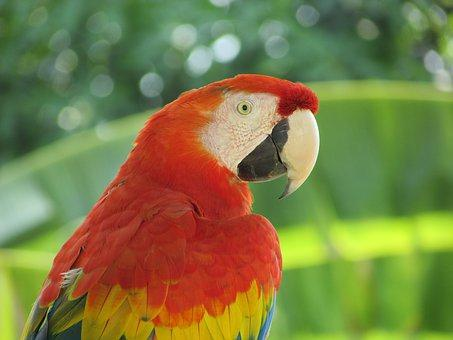
#> input picture lab5/images used/parrot.png, 453 x 340 px, found by its file name
$ jupyter execute lab5_IP_2240002025.ipynb   (older library calls are emulated)
#> lines starting #> are read from the running program, lines starting #| are printed output that depends on the picture
[cell 1]
import cv2
import numpy as np
import matplotlib.pyplot as plt
# Read the image
image = cv2.imread('parrot.png')
#> image is the input picture: shape (340, 453, 3); mean B, G, R 68.5, 124.4, 125.4
image = cv2.cvtColor(image, cv2.COLOR_BGR2RGB) # Convert from BGR to RGB
# Gaussian sigma
sigma=2
#parameter
amount=1.5
# Convert image to float32 for processing
image_float = image.astype(np.float32) / 255.0
# Apply Gaussian blur
blurred = cv2.GaussianBlur(image_float, (0, 0), sigmaX=sigma,
sigmaY=sigma)
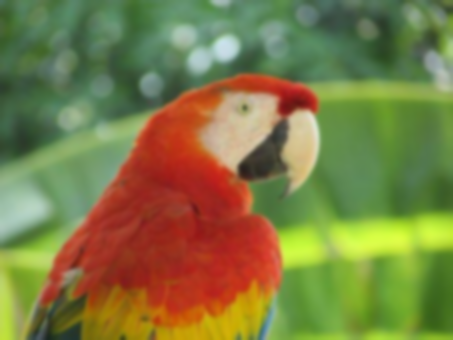
#> blurred: shape (340, 453, 3) float32; mean R, G, B 0.492, 0.488, 0.268
# Perform Unsharp Masking
sharpened = np.clip(image_float + amount * (image_float - blurred), 0, 1)
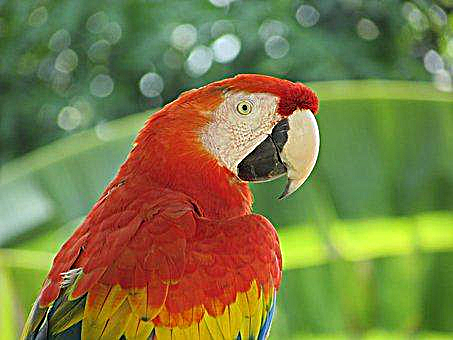
#> sharpened: shape (340, 453, 3) float32; mean R, G, B 0.491, 0.488, 0.27
# Plot original, blurred, and sharpened images
fig, ax = plt.subplots(1, 3, figsize=(15, 5))
ax[0].imshow(image)
ax[0].set_title("Original Image")
ax[0].axis("off")
ax[1].imshow(blurred)
ax[1].set_title("Blurred Image")
ax[1].axis("off")
ax[2].imshow(sharpened)
ax[2].set_title("Sharpened (Unsharp Masking)")
ax[2].axis("off")
plt.show()
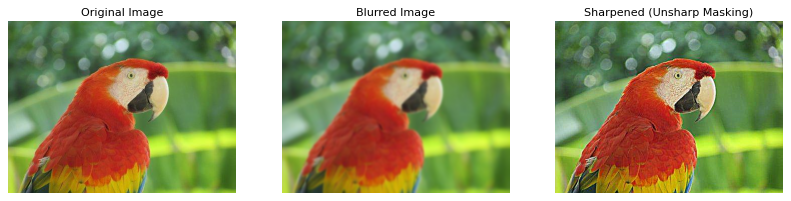
#> figure drawn by matplotlib, 3 panels

Task 1

[cell 2]
image = cv2.imread('monkey.png')
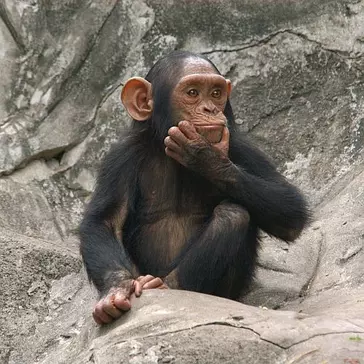
#> input picture lab5/images used/monkey.png, 364 x 364 px, found by its file name
#> image is the input picture: shape (364, 364, 3); mean B, G, R 110.9, 119.8, 126.5
image = cv2.cvtColor(image, cv2.COLOR_BGR2RGB)

kernel = np.ones((7, 7), np.float32) / 49
smoothed = cv2.filter2D(image, -1, kernel)
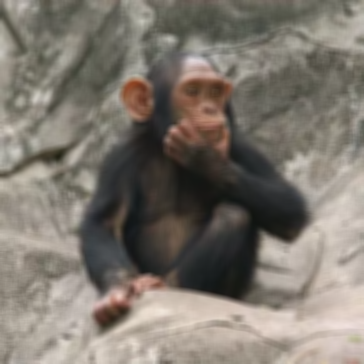
#> smoothed: shape (364, 364, 3); mean R, G, B 126.4, 119.8, 110.9

fig, ax = plt.subplots(1, 2, figsize=(10, 5))
ax[0].imshow(image)
ax[0].set_title("Original Image")
ax[0].axis("off")
ax[1].imshow(smoothed)
ax[1].set_title("Smoothed (7x7 Box Filter)")
ax[1].axis("off")
plt.show()

Task 2

[cell 3]
image = cv2.imread('monkey.png')
image = cv2.cvtColor(image, cv2.COLOR_BGR2RGB)

gaussian_5 = cv2.GaussianBlur(image, (5, 5), 0)
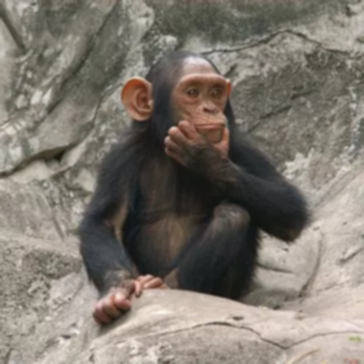
#> gaussian_5: shape (364, 364, 3); mean R, G, B 126.5, 119.8, 110.9
gaussian_21 = cv2.GaussianBlur(image, (21, 21), 0)

fig, ax = plt.subplots(1, 3, figsize=(15, 5))
ax[0].imshow(image)
ax[0].set_title("Original Image")
ax[0].axis("off")
ax[1].imshow(gaussian_5)
ax[1].set_title("Gaussian 5x5")
ax[1].axis("off")
ax[2].imshow(gaussian_21)
ax[2].set_title("Gaussian 21x21")
ax[2].axis("off")
plt.show()

Task 3

[cell 4]
image = cv2.imread('monkey.png')
image = cv2.cvtColor(image, cv2.COLOR_BGR2RGB)

image_float = image.astype(np.float32) / 255.0
#> image_float: shape (364, 364, 3) float32

laplacian = cv2.Laplacian(image_float, cv2.CV_32F)
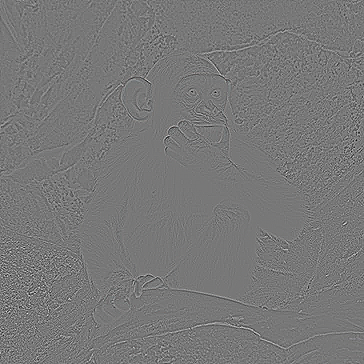
#> laplacian: shape (364, 364, 3) float32; mean R, G, B -2.81e-05, -2.91e-05, -2.87e-05; drawn with min black and max white

sharpened = np.clip(image_float - laplacian, 0, 1)
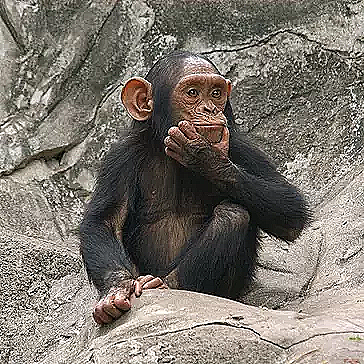
#> sharpened: shape (364, 364, 3) float32; mean R, G, B 0.49, 0.467, 0.435

laplacian_display = (laplacian - laplacian.min()) / (laplacian.max() - laplacian.min())

fig, ax = plt.subplots(1, 3, figsize=(15, 5))
ax[0].imshow(image)
ax[0].set_title("Original Image")
ax[0].axis("off")
ax[1].imshow(laplacian_display)
ax[1].set_title("Laplacian Filter")
ax[1].axis("off")
ax[2].imshow(sharpened)
ax[2].set_title("Sharpened Image")
ax[2].axis("off")
plt.show()
